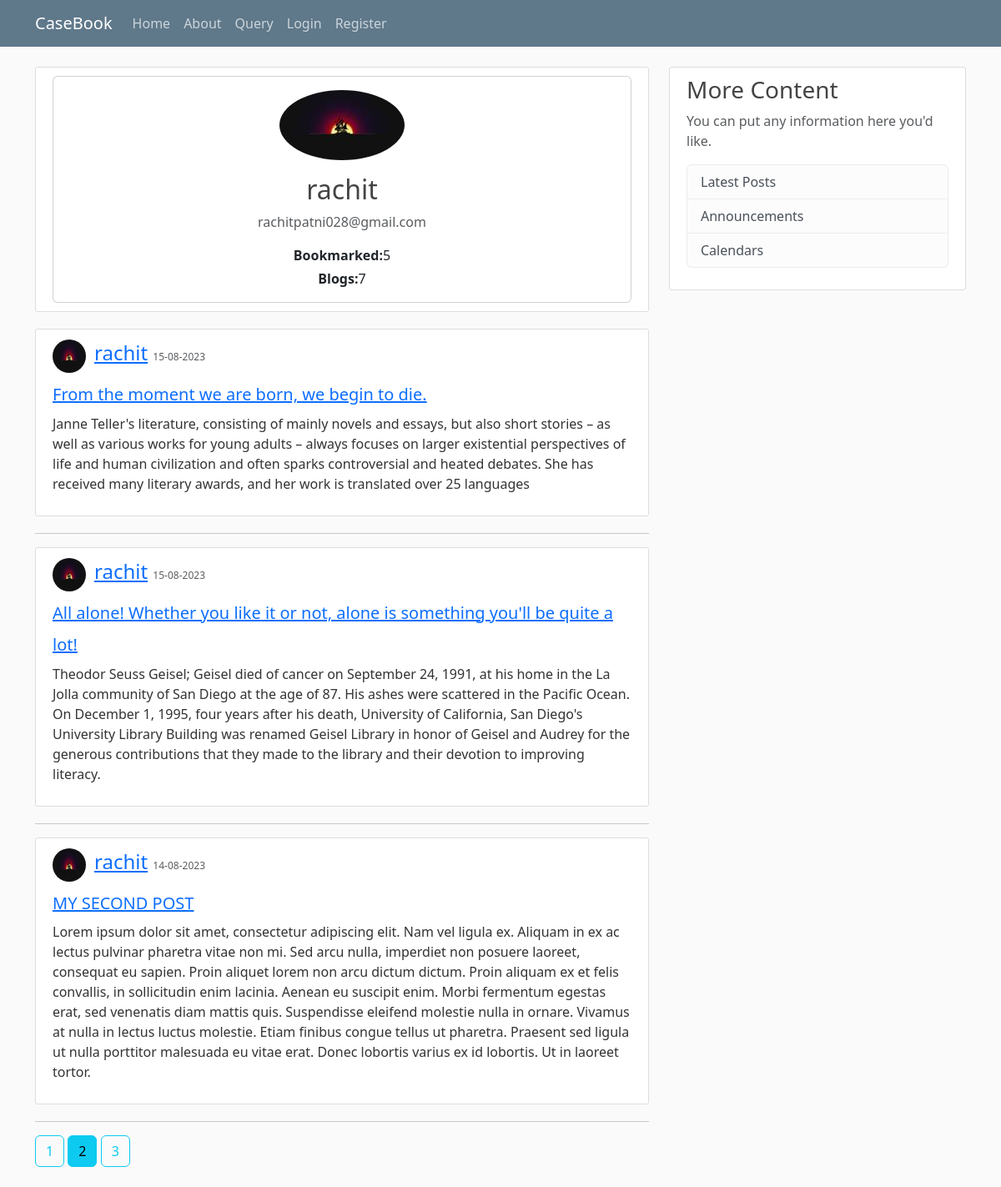
The page /user/rachit/posts?page=2 on the database its author committed.
### blogsite/models.py (models this page shows, shortened)
class User(db.Model, UserMixin):
    id = db.Column(db.Integer, primary_key=True)
    username = db.Column(db.String(20), unique=True, nullable=False)
    email = db.Column(db.String(100), unique=True, nullable=False)
    img_file = db.Column(db.String(20), nullable=False, default='default.jpeg')
    password = db.Column(db.String(60), nullable=False)
    posts = db.relationship('Post', backref='author', lazy=True)

class Post(db.Model):
    id = db.Column(db.Integer, primary_key=True)
    title = db.Column(db.String(50), nullable=False)
    date_posted = db.Column(db.DateTime, nullable=False, default=datetime.utcnow)
    content = db.Column(db.Text, nullable=False)
    user_id = db.Column(db.Integer, db.ForeignKey('user.id'), nullable=False)

### blogsite/routes.py (the view)
@app.route('/user/<string:username>/posts')
def user_posts(username):
    page = request.args.get(key='page',default=1,type=int)
    user = User.query.filter_by(username=username).first_or_404()
    img_file = url_for('static',filename=r'profile_pic/'+user.img_file)
    posts = Post.query.filter_by(author=user)\
        .order_by(Post.date_posted.desc())\
        .paginate(per_page=3)
    return render_template('user_posts.html',page_title=username,user=user,posts=posts,img_file=img_file)

### blogsite/templates/user_posts.html
{% extends "layout.html" %}
{% block page_content %}
<div class="content-section">
  <div class="column-md-3">
    <div class="card">
      <div class="card-body">
        <div class="text-center">
          <div class="profile-photo-container">
            <img src="{{ img_file }}" alt="Profile Photo" class="img-fluid rounded-circle" style="max-width: 150px;">
          </div>
          <h2 class="mt-3">{{ user.username }}</h2>
          <p class="text-muted">{{ user.email }}</p>
          <p class="mb-1"><strong>Bookmarked:</strong>5</p>
          <p class="mb-0"><strong>Blogs:</strong>{{ posts.total }}</p>
        </div>
      </div>
    </div>
  </div>
</div>
{% for post in posts.items %}
  <article class="media content-section">
    <div class="d-flex align-items-center">
      <img class="img-fluid rounded-circle article-img mr-3"
        src="{{ url_for('static',filename='profile_pic/'+post.author.img_file) }}" alt="Profile Photo of author">
      <div style="margin-left: 10px;">
        <div class="article-metadata">
          <a class="mr-2" href="{{ url_for('user_posts',username=post.author.username) }}">{{ post.author.username }}</a>
          <small class="text-muted" style="font-size: 0.75rem;">{{ post.date_posted.strftime('%d-%m-%Y')
            }}</small>
        </div>
      </div>
    </div>
    <div class="media-body">
      <h2><a class="article-title" href="{{ url_for('post',post_id=post.id) }}">{{ post.title }}</a></h2>
      <p class="article-content">{{ post.content }}</p>
    </div>
  </article>
  <hr>
{% endfor %}
{% for page_num in posts.iter_pages(left_edge=2, right_edge=2, left_current=1, right_current=1) %}
  {% if page_num %}
    {% if posts.page==page_num %}
      <a class="btn btn-info mb-4" href="{{ url_for('user_posts',username=user.username,page=page_num) }}">{{ page_num }}</a>
    {% else %}
      <a class="btn btn-outline-info mb-4" href="{{ url_for('user_posts',username=user.username,page=page_num) }}">{{ page_num }}</a>
    {% endif %}
  {% else %}
    ...
  {% endif %}
{% endfor %}
{% endblock page_content %}

### blogsite/static/temp_style.css (style rules this page uses)
body { background: #fafafa; color: #333333; margin-top: 5rem; }
h1, h2, h3, h4, h5, h6 { color: #444444; }
.content-section { background: #ffffff; padding: 10px 20px; border: 1px solid #dddddd; border-radius: 3px; margin-bottom: 20px; }
.article-title { font-size: 1.25rem; }
.article-content { margin-top: 0.5rem; }
.article-img { height: 40px; width: 40px; }
.article-metadata { font-size: 1.5rem; margin-bottom: 0.5rem; }

### rows shown on the page
User: username "rachit", email "rachitpatni028@gmail.com"
Post: img_file (picture), author.username "rachit", date_posted "15-08-2023", title "From the moment we are born, we begin to die.", content "Janne Teller's literature, consisting of mainly novels and essays, but also short stories – as well as various works for young adults – always focuses on larger existential perspectives of life and human civilization and often sparks controversial and heated debates. She has received many literary awards, and her work is translated over 25 languages"
Post: img_file (picture), author.username "rachit", date_posted "15-08-2023", title "All alone! Whether you like it or not, alone is something you'll be quite a lot!", content "Theodor Seuss Geisel; Geisel died of cancer on September 24, 1991, at his home in the La Jolla community of San Diego at the age of 87. His ashes were scattered in the Pacific Ocean. On December 1, 1995, four years after his death, University of California, San Diego's University Library Building was renamed Geisel Library in honor of Geisel and Audrey for the generous contributions that they made to the library and their devotion to improving literacy."
Post: img_file (picture), author.username "rachit", date_posted "14-08-2023", title "MY SECOND POST", content "Lorem ipsum dolor sit amet, consectetur adipiscing elit. Nam vel ligula ex. Aliquam in ex ac lectus pulvinar pharetra vitae non mi. Sed arcu nulla, imperdiet non posuere laoreet, consequat eu sapien. Proin aliquet lorem non arcu dictum dictum. Proin aliquam ex et felis convallis, in sollicitudin enim lacinia. Aenean eu suscipit enim. Morbi fermentum egestas erat, sed venenatis diam mattis quis. Suspendisse eleifend molestie nulla in ornare. Vivamus at nulla in lectus luctus molestie. Etiam finibus congue tellus ut pharetra. Praesent sed ligula ut nulla porttitor malesuada eu vitae erat. Donec lobortis varius ex id lobortis. Ut in laoreet tortor."

### other values the page prints
{{ posts.total }} "7"
{{ page_num }} "1" "3"
{{ page_num }} "2"
